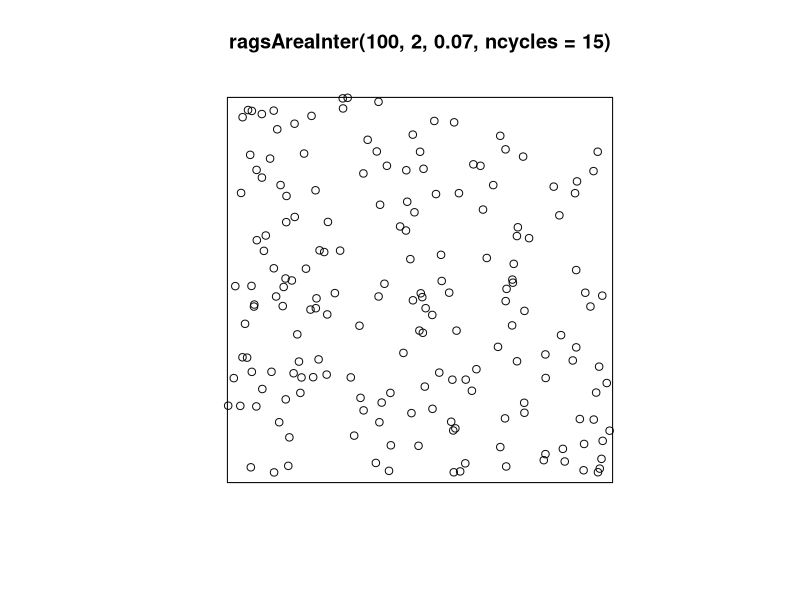

Generate this figure with R:
library(spatstat)


### Name: ragsAreaInter
### Title: Alternating Gibbs Sampler for Area-Interaction Process
### Aliases: ragsAreaInter
### Keywords: spatial datagen

### ** Examples

   plot(ragsAreaInter(100, 2, 0.07, ncycles=15))
